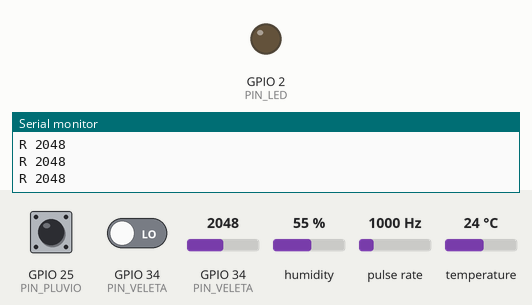
Simulated run of this program. Board: ESP32. Shown: output pins drawn as LEDs (lit = HIGH), the last lines printed to the serial monitor. Wiring (inferred from the names in the program): pulse sensor: data GPIO 26. Dashed ring = blinking. The inputs (shaded band) are chosen by the test bench; at power-on: GPIO 34 (PIN_VELETA) = 2048, GPIO 25 (PIN_PLUVIO) HIGH, GPIO 34 (PIN_VELETA) LOW, humidity 55 %, pulse rate 1000 Hz, temperature 24 °C (analog values on the 0–4095 scale). EEPROM starts erased; nothing arrives over Bluetooth unless stated; a phone connects over Bluetooth LE 3 s after start.

Above: at 1.2 s.
1.3 s: GPIO 34 (PIN_VELETA) set to 2866
At 3.1 s:
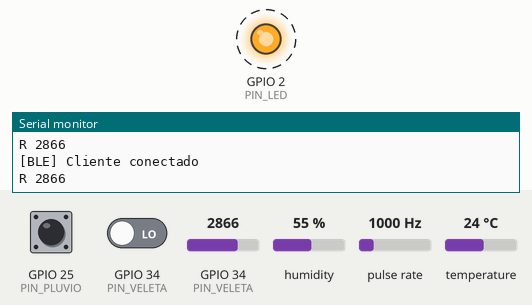
5.7 s: GPIO 34 (PIN_VELETA) set to 1960
Timing chart, 0 to 15.2 s (numbered marks = the images above; inputs shaded):
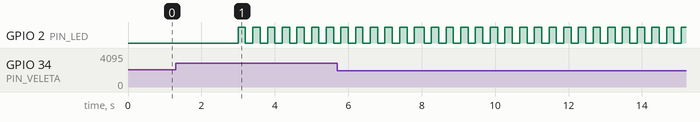

Measured:
- by itself, GPIO 2 (PIN_LED): alternates HIGH for 0.20 s and LOW for 0.20 s

The program:

main.cpp
```cpp
#include <NimBLEDevice.h>
#include <DHT.h>
#include <Preferences.h>
#include <ArduinoJson.h>

#define PIN_DHT        21
#define PIN_ANEMO      26
#define PIN_VELETA     34
#define PIN_PLUVIO     25
#define PIN_LED        2
#define DHT_TYPE       DHT22

#define SERVICE_UUID           "12340000-1234-1234-1234-123456789abc"
#define CHARACTERISTIC_UUID    "12340001-1234-1234-1234-123456789abc"
#define CONFIG_CHARACTERISTIC_UUID "12340002-1234-1234-1234-123456789abc"

#define INTERVALO_MS_DEFAULT  2000UL
#define INTERVALO_MS_MIN      2000UL
#define INTERVALO_MS_MAX      3600000UL
#define DEBOUNCE_US   5000UL
#define BLINK_MS      200UL

// Pluviómetro de balancín (reed): cada vuelco de cangilón = un pulso. Los vuelcos
// son lentos y el contacto rebota, así que el debounce es más generoso que el del
// anemómetro. Calibración del balancín: cada vuelco = 0,20 mm (5 vuelcos = 1 mm de
// lluvia). Durante las pruebas lo simulamos con un pulsador para verlo en la app.
#define DEBOUNCE_PLUVIO_US  50000UL
#define MM_POR_VUELCO       0.2f

DHT dht(PIN_DHT, DHT_TYPE);
NimBLECharacteristic* pCharacteristic = nullptr;
NimBLECharacteristic* pConfigChar = nullptr;
Preferences prefs;

// Config editable desde la app y persistida en NVS (sobrevive reinicios):
//   - intervaloMs: cada cuánto se muestrea/notifica (2 s … 1 h)
//   - veletaRawNorte: raw del ADC con la veleta apuntando al Norte (calibración)
uint32_t intervaloMs = INTERVALO_MS_DEFAULT;
int veletaRawNorte = 0;
volatile bool forzarEnvio = false;   // envío inmediato tras un cambio de config

volatile uint32_t pulsos = 0;
volatile uint64_t ultimoPulso_us = 0;

// Lluvia: acumulador de vuelcos desde el arranque. No se resetea por intervalo
// (a diferencia del anemómetro, que mide una tasa): la lluvia es acumulada.
volatile uint32_t vuelcosLluvia = 0;
volatile uint64_t ultimoVuelco_us = 0;

bool clienteConectado = false;

uint32_t tiempoAnterior = 0;
uint32_t ultimoBlink = 0;
bool ledState = false;

// Veleta: potenciómetro continuo leído directo por ADC (0..4095 → 0..360°).
// La placa intermedia con el PIC se descartó: su salida estaba muerta (clavada
// en alto, cero actividad). Leemos el cursor del pote directo.
//
// Calibración del Norte: se hace desde la app. El usuario apunta la veleta al
// Norte y toca "Calibrar norte"; el firmware captura el raw actual del ADC en
// veletaRawNorte y lo persiste. Si al girar a la derecha las direcciones van al
// revés (N→NO en vez de N→NE), poné VELETA_INVERTIR en true.
#define VELETA_INVERTIR    false    // true si E/O quedan cruzados

static const char* leerDireccionViento(int raw) {
    long ang   = (long)raw * 360 / 4096;                 // ángulo crudo 0..359
    long norte = (long)veletaRawNorte * 360 / 4096;
    long rel   = ((ang - norte) % 360 + 360) % 360;      // 0..359 relativo al N
    if (VELETA_INVERTIR) rel = (360 - rel) % 360;

    static const char* rosa[16] = {
        "N", "NNE", "NE", "ENE", "E", "ESE", "SE", "SSE",
        "S", "SSO", "SO", "OSO", "O", "ONO", "NO", "NNO"
    };
    int idx = (int)(((rel * 4 + 45) / 90) % 16);         // sectores de 22.5°, centrados
    return rosa[idx];
}

void IRAM_ATTR onPulsoAnemo() {
    uint64_t ahora = esp_timer_get_time();
    if (ahora - ultimoPulso_us >= DEBOUNCE_US) {
        pulsos++;
        ultimoPulso_us = ahora;
    }
}

void IRAM_ATTR onPulsoPluvio() {
    uint64_t ahora = esp_timer_get_time();
    if (ahora - ultimoVuelco_us >= DEBOUNCE_PLUVIO_US) {
        vuelcosLluvia++;
        ultimoVuelco_us = ahora;
    }
}

class ServerCallbacks : public NimBLEServerCallbacks {
    void onConnect(NimBLEServer*) override {
        clienteConectado = true;
        Serial.println("[BLE] Cliente conectado");
    }
    void onDisconnect(NimBLEServer*) override {
        clienteConectado = false;
        digitalWrite(PIN_LED, LOW);
        NimBLEDevice::startAdvertising();
        Serial.println("[BLE] Cliente desconectado — re-advertising");
    }
};

// Refleja la config actual en la característica de config (la app la lee al
// conectar y tras cada cambio para confirmar el estado).
void publicarConfig() {
    if (!pConfigChar) return;
    char cfg[64];
    snprintf(cfg, sizeof(cfg), "{\"interval_ms\":%u,\"north\":%d}",
             intervaloMs, veletaRawNorte);
    pConfigChar->setValue((uint8_t*)cfg, strlen(cfg));
}

// La app escribe comandos JSON en la característica de config:
//   {"cmd":"set_interval","ms":5000}   → tasa de muestreo
//   {"cmd":"set_north"}                → fija el Norte al raw actual de la veleta
class ConfigCallbacks : public NimBLECharacteristicCallbacks {
    void onWrite(NimBLECharacteristic* c) override {
        std::string v = c->getValue();
        JsonDocument doc;
        if (deserializeJson(doc, v)) return;   // JSON inválido → ignorar

        const char* cmd = doc["cmd"] | "";
        if (strcmp(cmd, "set_interval") == 0) {
            uint32_t ms = doc["ms"] | intervaloMs;
            if (ms < INTERVALO_MS_MIN) ms = INTERVALO_MS_MIN;
            if (ms > INTERVALO_MS_MAX) ms = INTERVALO_MS_MAX;
            intervaloMs = ms;
            prefs.putUInt("interval", intervaloMs);
            forzarEnvio = true;
            Serial.printf("[CFG] intervalo = %u ms\n", intervaloMs);
        } else if (strcmp(cmd, "set_north") == 0) {
            veletaRawNorte = analogRead(PIN_VELETA);
            prefs.putInt("north", veletaRawNorte);
            forzarEnvio = true;
            Serial.printf("[CFG] norte = raw %d\n", veletaRawNorte);
        }
        publicarConfig();
    }
};

void setup() {
    Serial.begin(115200);
    pinMode(PIN_LED, OUTPUT);
    digitalWrite(PIN_LED, LOW);

    dht.begin();

    analogReadResolution(12);

    // Config persistida (intervalo de muestreo y Norte de la veleta).
    prefs.begin("weather", false);
    intervaloMs    = prefs.getUInt("interval", INTERVALO_MS_DEFAULT);
    veletaRawNorte = prefs.getInt("north", 0);
    Serial.printf("[CFG] cargado: intervalo=%u ms, norte=raw %d\n",
                  intervaloMs, veletaRawNorte);

    pinMode(PIN_ANEMO, INPUT_PULLUP);
    attachInterrupt(digitalPinToInterrupt(PIN_ANEMO), onPulsoAnemo, FALLING);

    pinMode(PIN_PLUVIO, INPUT_PULLUP);
    attachInterrupt(digitalPinToInterrupt(PIN_PLUVIO), onPulsoPluvio, FALLING);

    NimBLEDevice::init("WeatherStation");
    NimBLEServer* pServer = NimBLEDevice::createServer();
    pServer->setCallbacks(new ServerCallbacks());

    NimBLEService* pService = pServer->createService(SERVICE_UUID);
    pCharacteristic = pService->createCharacteristic(
        CHARACTERISTIC_UUID,
        NIMBLE_PROPERTY::NOTIFY
    );

    // Característica de config: la app la lee (estado actual) y le escribe comandos.
    pConfigChar = pService->createCharacteristic(
        CONFIG_CHARACTERISTIC_UUID,
        NIMBLE_PROPERTY::READ | NIMBLE_PROPERTY::WRITE
    );
    pConfigChar->setCallbacks(new ConfigCallbacks());
    publicarConfig();

    pService->start();

    // La app escanea filtrando por Service UUID, así que hay que incluirlo en el
    // paquete de advertising (NimBLE no lo agrega solo). Sin esto el scan por UUID
    // no hace match y la app nunca encuentra la estación.
    NimBLEAdvertising* pAdvertising = NimBLEDevice::getAdvertising();
    pAdvertising->addServiceUUID(SERVICE_UUID);
    pAdvertising->setScanResponse(true);
    NimBLEDevice::startAdvertising();

    tiempoAnterior = millis();
    Serial.println("[BLE] WeatherStation listo, advertising...");
}

void loop() {
    uint32_t ahora = millis();

    // TEMPORAL (calibración veleta): muestreo rápido del raw para ver el barrido
    // completo y la zona muerta. Sacar cuando terminemos de calibrar.
    static uint32_t ultimaMuestraCal = 0;
    if (ahora - ultimaMuestraCal >= 150) {
        ultimaMuestraCal = ahora;
        Serial.printf("R %d\n", analogRead(PIN_VELETA));
    }

    // LED parpadea solo cuando hay cliente conectado
    if (clienteConectado && ahora - ultimoBlink >= BLINK_MS) {
        ledState = !ledState;
        digitalWrite(PIN_LED, ledState);
        ultimoBlink = ahora;
    }

    if (forzarEnvio || (ahora - tiempoAnterior >= intervaloMs)) {
        forzarEnvio = false;
        uint32_t intervalo_ms = ahora - tiempoAnterior;
        tiempoAnterior = ahora;

        noInterrupts();
        uint32_t p = pulsos;
        pulsos = 0;
        interrupts();

        float intervalo_s = intervalo_ms / 1000.0f;
        float velocidadViento = (p / intervalo_s) * 2.4f;

        float temperatura = dht.readTemperature();
        float humedad = dht.readHumidity();

        int veletaRaw = analogRead(PIN_VELETA);
        const char* direccion = leerDireccionViento(veletaRaw);

        // Lectura atómica en ESP32 (32 bits); la lluvia es acumulada, no se resetea.
        float lluviaMm = vuelcosLluvia * MM_POR_VUELCO;

        // DEBUG veleta (temporal): caracteriza la señal en GPIO34. Nivel
        // analógico + medición de pulso. Si es analógica, hi/lo dan 0 (timeout);
        // si es PWM, hi/lo son estables y el duty cambia al girar; si es serie,
        // dan valores erráticos. Sacar una vez calibrado el mapeo.
        unsigned long vHi = pulseIn(PIN_VELETA, HIGH, 30000);
        unsigned long vLo = pulseIn(PIN_VELETA, LOW, 30000);
        Serial.printf("[VELETA] raw=%d (%.2fV) dir=%s | pulso hi=%luus lo=%luus\n",
                      veletaRaw, veletaRaw * 3.3 / 4095.0, direccion, vHi, vLo);

        char payload[96];
        if (isnan(temperatura) || isnan(humedad)) {
            snprintf(payload, sizeof(payload),
                     "{\"t\":null,\"h\":null,\"w\":%.2f,\"d\":\"%s\",\"r\":%.1f}",
                     velocidadViento, direccion, lluviaMm);
        } else {
            snprintf(payload, sizeof(payload),
                     "{\"t\":%.1f,\"h\":%.1f,\"w\":%.2f,\"d\":\"%s\",\"r\":%.1f}",
                     temperatura, humedad, velocidadViento, direccion, lluviaMm);
        }

        Serial.println(payload);

        // Enviar SOLO los bytes del JSON, no todo el buffer. setValue(char[80])
        // toma el tamaño del arreglo (80) y manda el JSON + bytes basura sin
        // inicializar, rompiendo el JSON.parse del lado de la app.
        pCharacteristic->setValue((uint8_t*)payload, strlen(payload));
        pCharacteristic->notify();
    }
}
```
